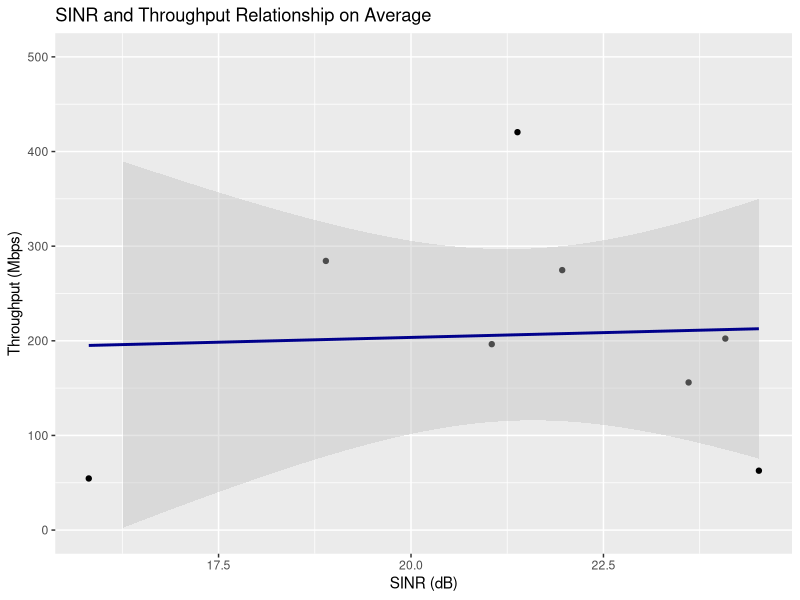
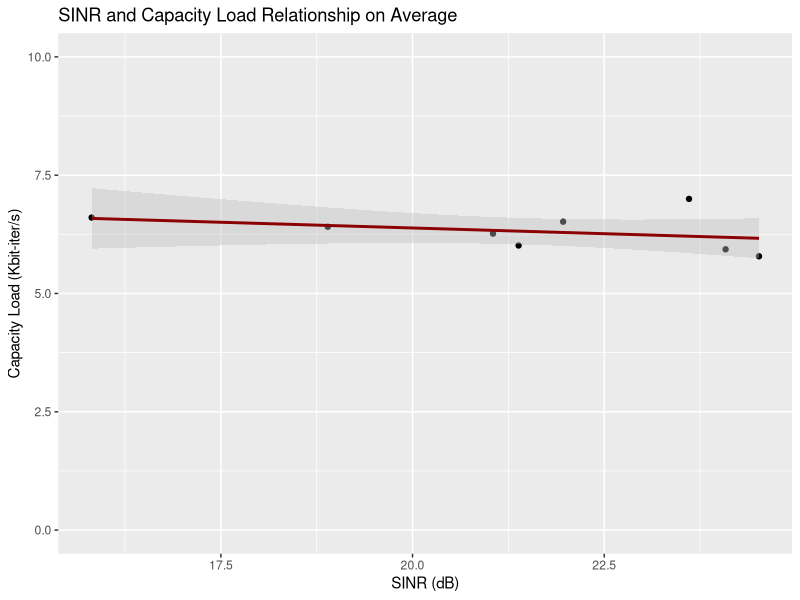
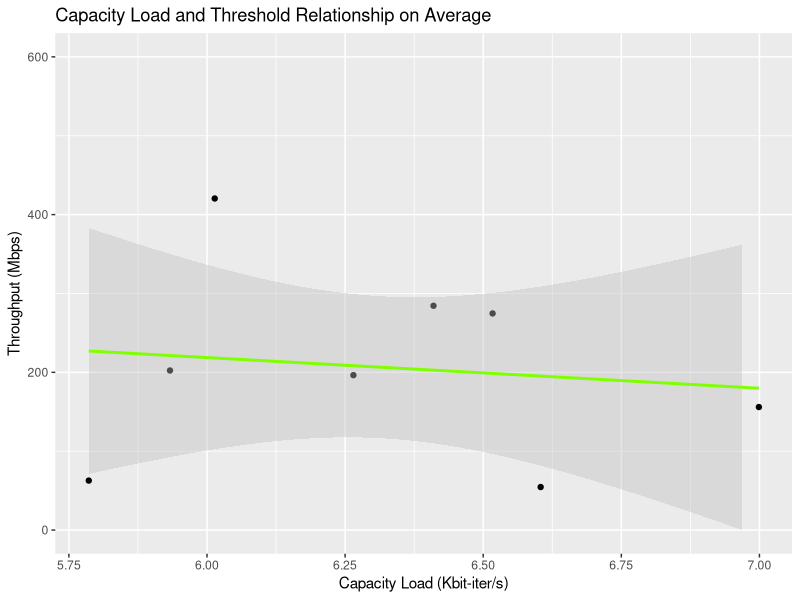

The R script that drew these images, in order:
# Get the library.
install.packages("ggplot")
library(ggplot2)


# Create data for the graph.
snrENB <-  c(23.606,24.519,15.814,21.964,21.383,
        24.083,21.049,18.894)
thr<- c(155.979,62.743,54.534,274.686,
        420.440,202.336,196.440,284.397)
cap<-c(6.999,5.786,6.604,6.517,6.014,
       5.933,6.265,6.410)

data<-data.frame(snrENB,thr,cap)

cor1<-cor(x=snrENB, y=thr, method="pearson")

ggplot(data = data) + geom_point(aes(x=snrENB, y=thr))+
  stat_smooth(aes(x=snrENB, y=thr),method = "glm",fill="grey", colour="darkblue")+
  scale_y_continuous(limits = c(0,500))+ggtitle("SINR and Throughput Relationship on Average")+
  xlab("SINR (dB)") + ylab("Throughput (Mbps)")


cor2<-cor(x=snrENB, y=cap, method="pearson")

ggplot(data = data) + geom_point(aes(x=snrENB, y=cap))+
  stat_smooth(aes(x=snrENB, y=cap),method = "glm",fill="grey", colour="darkred")+
  scale_y_continuous(limits = c(0,10))+ggtitle("SINR and Capacity Load Relationship on Average")+
  xlab("SINR (dB)") + ylab("Capacity Load (Kbit-iter/s)")

cor3<-cor(x=cap, y=thr, method="pearson")

ggplot(data = data) + geom_point(aes(x=cap, y=thr))+
  stat_smooth(aes(x=cap, y=thr),method = "glm",fill="grey", colour="chartreuse")+
  scale_y_continuous(limits = c(0,600))+ggtitle("Capacity Load and Threshold Relationship on Average")+
  xlab("Capacity Load (Kbit-iter/s)") + ylab("Throughput (Mbps)")




